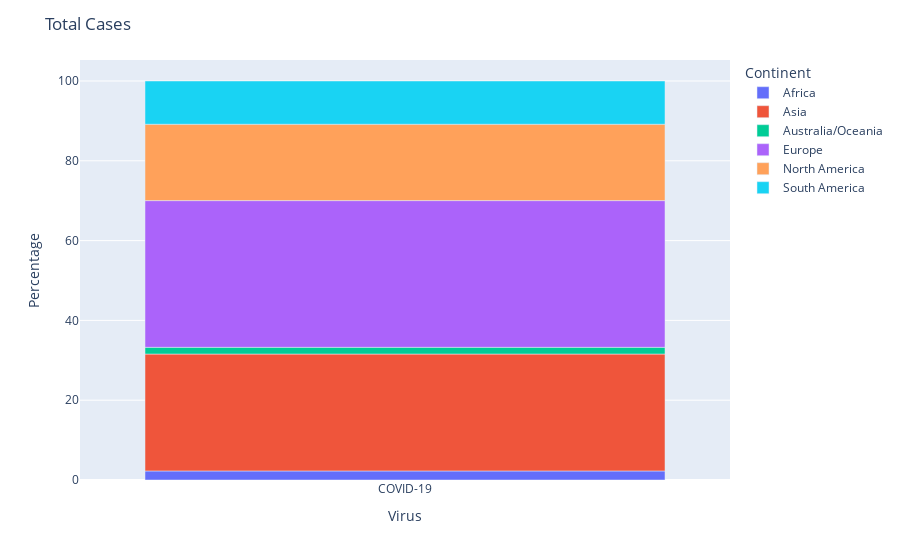
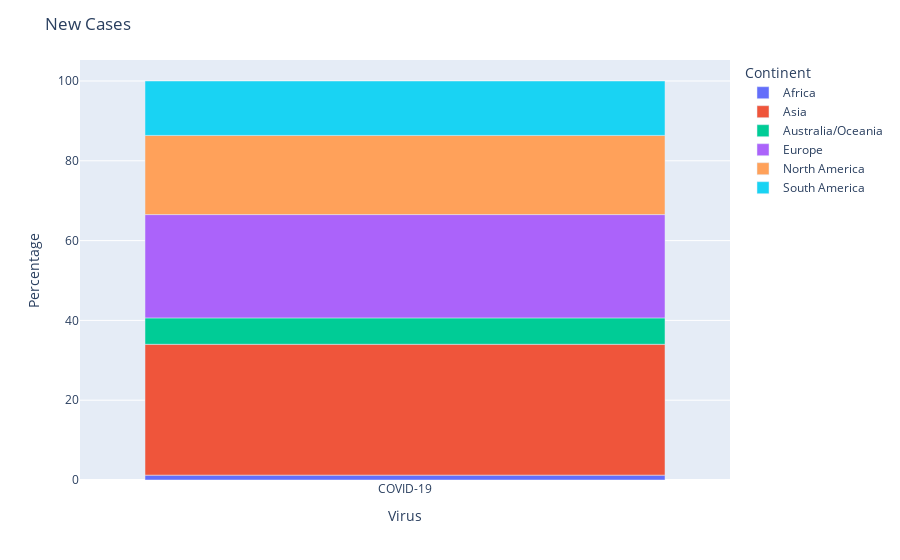
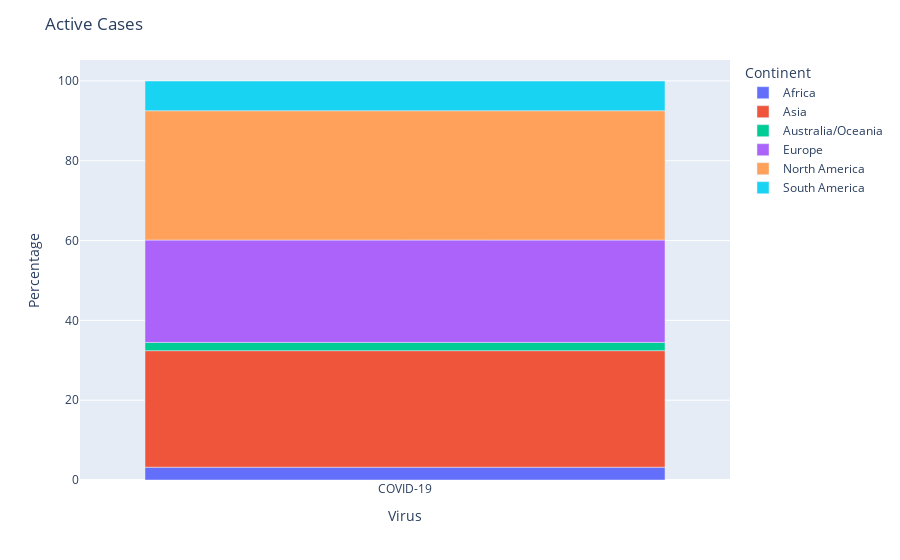
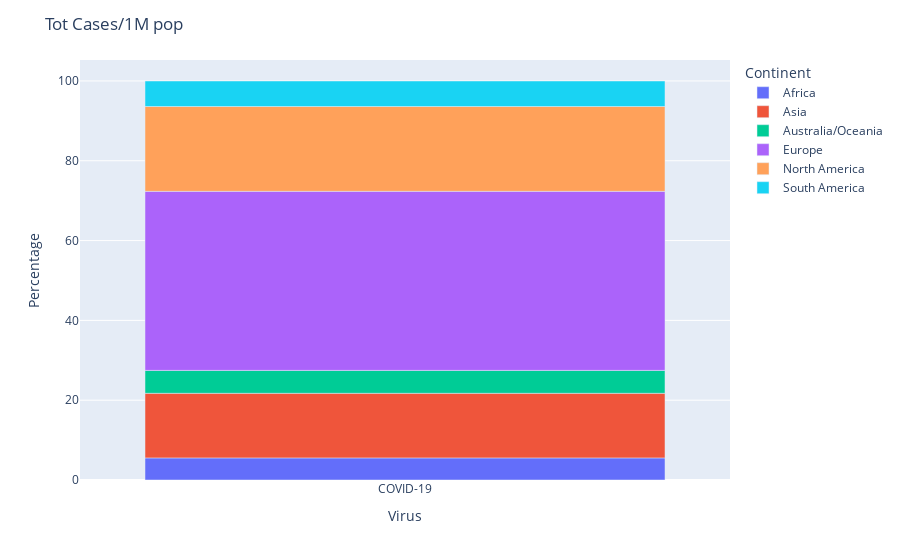

Notebook source saved alongside these figures, in order:
### Code cell
continent_visualization(cases_list)

### Figure 1 — Plotly figure (JSON) as saved in the notebook; plotly's stock layout.template omitted (floating-point values rounded to 4 significant figures)
{"data": [{"alignmentgroup": "True", "customdata": [[12180854]], "hovertemplate": "Continent=Africa<br>Virus=%{x}<br>Percentage=%{y}<br>Total Cases=%{customdata[0]}<extra></extra>", "legendgroup": "Africa", "marker": {"color": "#636efa", "pattern": {"shape": ""}}, "name": "Africa", "offsetgroup": "Africa", "orientation": "v", "showlegend": true, "textposition": "auto", "type": "bar", "x": ["COVID-19"], "xaxis": "x", "y": [2.27], "yaxis": "y"}, {"alignmentgroup": "True", "customdata": [[157107660]], "hovertemplate": "Continent=Asia<br>Virus=%{x}<br>Percentage=%{y}<br>Total Cases=%{customdata[0]}<extra></extra>", "legendgroup": "Asia", "marker": {"color": "#EF553B", "pattern": {"shape": ""}}, "name": "Asia", "offsetgroup": "Asia", "orientation": "v", "showlegend": true, "textposition": "auto", "type": "bar", "x": ["COVID-19"], "xaxis": "x", "y": [29.3], "yaxis": "y"}, {"alignmentgroup": "True", "customdata": [[8999130]], "hovertemplate": "Continent=Australia/Oceania<br>Virus=%{x}<br>Percentage=%{y}<br>Total Cases=%{customdata[0]}<extra></extra>", "legendgroup": "Australia/Oceania", "marker": {"color": "#00cc96", "pattern": {"shape": ""}}, "name": "Australia/Oceania", "offsetgroup": "Australia/Oceania", "orientation": "v", "showlegend": true, "textposition": "auto", "type": "bar", "x": ["COVID-19"], "xaxis": "x", "y": [1.68], "yaxis": "y"}, {"alignmentgroup": "True", "customdata": [[197191597]], "hovertemplate": "Continent=Europe<br>Virus=%{x}<br>Percentage=%{y}<br>Total Cases=%{customdata[0]}<extra></extra>", "legendgroup": "Europe", "marker": {"color": "#ab63fa", "pattern": {"shape": ""}}, "name": "Europe", "offsetgroup": "Europe", "orientation": "v", "showlegend": true, "textposition": "auto", "type": "bar", "x": ["COVID-19"], "xaxis": "x", "y": [36.77], "yaxis": "y"}, {"alignmentgroup": "True", "customdata": [[102617617]], "hovertemplate": "Continent=North America<br>Virus=%{x}<br>Percentage=%{y}<br>Total Cases=%{customdata[0]}<extra></extra>", "legendgroup": "North America", "marker": {"color": "#FFA15A", "pattern": {"shape": ""}}, "name": "North America", "offsetgroup": "North America", "orientation": "v", "showlegend": true, "textposition": "auto", "type": "bar", "x": ["COVID-19"], "xaxis": "x", "y": [19.14], "yaxis": "y"}, {"alignmentgroup": "True", "customdata": [[58137439]], "hovertemplate": "Continent=South America<br>Virus=%{x}<br>Percentage=%{y}<br>Total Cases=%{customdata[0]}<extra></extra>", "legendgroup": "South America", "marker": {"color": "#19d3f3", "pattern": {"shape": ""}}, "name": "South America", "offsetgroup": "South America", "orientation": "v", "showlegend": true, "textposition": "auto", "type": "bar", "x": ["COVID-19"], "xaxis": "x", "y": [10.84], "yaxis": "y"}], "layout": {"barmode": "relative", "legend": {"title": {"text": "Continent"}, "tracegroupgap": 0}, "margin": {"t": 60}, "title": {"text": "Total Cases"}, "xaxis": {"anchor": "y", "domain": [0, 1], "title": {"text": "Virus"}}, "yaxis": {"anchor": "x", "domain": [0, 1], "title": {"text": "Percentage"}}}}

### Figure 2 — Plotly figure (JSON) as saved in the notebook; plotly's stock layout.template omitted (floating-point values rounded to 4 significant figures)
{"data": [{"alignmentgroup": "True", "customdata": [[6949]], "hovertemplate": "Continent=Africa<br>Virus=%{x}<br>Percentage=%{y}<br>New Cases=%{customdata[0]}<extra></extra>", "legendgroup": "Africa", "marker": {"color": "#636efa", "pattern": {"shape": ""}}, "name": "Africa", "offsetgroup": "Africa", "orientation": "v", "showlegend": true, "textposition": "auto", "type": "bar", "x": ["COVID-19"], "xaxis": "x", "y": [1.22], "yaxis": "y"}, {"alignmentgroup": "True", "customdata": [[186433]], "hovertemplate": "Continent=Asia<br>Virus=%{x}<br>Percentage=%{y}<br>New Cases=%{customdata[0]}<extra></extra>", "legendgroup": "Asia", "marker": {"color": "#EF553B", "pattern": {"shape": ""}}, "name": "Asia", "offsetgroup": "Asia", "orientation": "v", "showlegend": true, "textposition": "auto", "type": "bar", "x": ["COVID-19"], "xaxis": "x", "y": [32.79], "yaxis": "y"}, {"alignmentgroup": "True", "customdata": [[37649]], "hovertemplate": "Continent=Australia/Oceania<br>Virus=%{x}<br>Percentage=%{y}<br>New Cases=%{customdata[0]}<extra></extra>", "legendgroup": "Australia/Oceania", "marker": {"color": "#00cc96", "pattern": {"shape": ""}}, "name": "Australia/Oceania", "offsetgroup": "Australia/Oceania", "orientation": "v", "showlegend": true, "textposition": "auto", "type": "bar", "x": ["COVID-19"], "xaxis": "x", "y": [6.62], "yaxis": "y"}, {"alignmentgroup": "True", "customdata": [[147184]], "hovertemplate": "Continent=Europe<br>Virus=%{x}<br>Percentage=%{y}<br>New Cases=%{customdata[0]}<extra></extra>", "legendgroup": "Europe", "marker": {"color": "#ab63fa", "pattern": {"shape": ""}}, "name": "Europe", "offsetgroup": "Europe", "orientation": "v", "showlegend": true, "textposition": "auto", "type": "bar", "x": ["COVID-19"], "xaxis": "x", "y": [25.89], "yaxis": "y"}, {"alignmentgroup": "True", "customdata": [[112810]], "hovertemplate": "Continent=North America<br>Virus=%{x}<br>Percentage=%{y}<br>New Cases=%{customdata[0]}<extra></extra>", "legendgroup": "North America", "marker": {"color": "#FFA15A", "pattern": {"shape": ""}}, "name": "North America", "offsetgroup": "North America", "orientation": "v", "showlegend": true, "textposition": "auto", "type": "bar", "x": ["COVID-19"], "xaxis": "x", "y": [19.84], "yaxis": "y"}, {"alignmentgroup": "True", "customdata": [[77579]], "hovertemplate": "Continent=South America<br>Virus=%{x}<br>Percentage=%{y}<br>New Cases=%{customdata[0]}<extra></extra>", "legendgroup": "South America", "marker": {"color": "#19d3f3", "pattern": {"shape": ""}}, "name": "South America", "offsetgroup": "South America", "orientation": "v", "showlegend": true, "textposition": "auto", "type": "bar", "x": ["COVID-19"], "xaxis": "x", "y": [13.64], "yaxis": "y"}], "layout": {"barmode": "relative", "legend": {"title": {"text": "Continent"}, "tracegroupgap": 0}, "margin": {"t": 60}, "title": {"text": "New Cases"}, "xaxis": {"anchor": "y", "domain": [0, 1], "title": {"text": "Virus"}}, "yaxis": {"anchor": "x", "domain": [0, 1], "title": {"text": "Percentage"}}}}

### Figure 3 — Plotly figure (JSON) as saved in the notebook; plotly's stock layout.template omitted (floating-point values rounded to 4 significant figures)
{"data": [{"alignmentgroup": "True", "customdata": [[453845]], "hovertemplate": "Continent=Africa<br>Virus=%{x}<br>Percentage=%{y}<br>Active Cases=%{customdata[0]}<extra></extra>", "legendgroup": "Africa", "marker": {"color": "#636efa", "pattern": {"shape": ""}}, "name": "Africa", "offsetgroup": "Africa", "orientation": "v", "showlegend": true, "textposition": "auto", "type": "bar", "x": ["COVID-19"], "xaxis": "x", "y": [3.21], "yaxis": "y"}, {"alignmentgroup": "True", "customdata": [[4124113]], "hovertemplate": "Continent=Asia<br>Virus=%{x}<br>Percentage=%{y}<br>Active Cases=%{customdata[0]}<extra></extra>", "legendgroup": "Asia", "marker": {"color": "#EF553B", "pattern": {"shape": ""}}, "name": "Asia", "offsetgroup": "Asia", "orientation": "v", "showlegend": true, "textposition": "auto", "type": "bar", "x": ["COVID-19"], "xaxis": "x", "y": [29.2], "yaxis": "y"}, {"alignmentgroup": "True", "customdata": [[292973]], "hovertemplate": "Continent=Australia/Oceania<br>Virus=%{x}<br>Percentage=%{y}<br>Active Cases=%{customdata[0]}<extra></extra>", "legendgroup": "Australia/Oceania", "marker": {"color": "#00cc96", "pattern": {"shape": ""}}, "name": "Australia/Oceania", "offsetgroup": "Australia/Oceania", "orientation": "v", "showlegend": true, "textposition": "auto", "type": "bar", "x": ["COVID-19"], "xaxis": "x", "y": [2.07], "yaxis": "y"}, {"alignmentgroup": "True", "customdata": [[3623121]], "hovertemplate": "Continent=Europe<br>Virus=%{x}<br>Percentage=%{y}<br>Active Cases=%{customdata[0]}<extra></extra>", "legendgroup": "Europe", "marker": {"color": "#ab63fa", "pattern": {"shape": ""}}, "name": "Europe", "offsetgroup": "Europe", "orientation": "v", "showlegend": true, "textposition": "auto", "type": "bar", "x": ["COVID-19"], "xaxis": "x", "y": [25.65], "yaxis": "y"}, {"alignmentgroup": "True", "customdata": [[4577646]], "hovertemplate": "Continent=North America<br>Virus=%{x}<br>Percentage=%{y}<br>Active Cases=%{customdata[0]}<extra></extra>", "legendgroup": "North America", "marker": {"color": "#FFA15A", "pattern": {"shape": ""}}, "name": "North America", "offsetgroup": "North America", "orientation": "v", "showlegend": true, "textposition": "auto", "type": "bar", "x": ["COVID-19"], "xaxis": "x", "y": [32.41], "yaxis": "y"}, {"alignmentgroup": "True", "customdata": [[1051690]], "hovertemplate": "Continent=South America<br>Virus=%{x}<br>Percentage=%{y}<br>Active Cases=%{customdata[0]}<extra></extra>", "legendgroup": "South America", "marker": {"color": "#19d3f3", "pattern": {"shape": ""}}, "name": "South America", "offsetgroup": "South America", "orientation": "v", "showlegend": true, "textposition": "auto", "type": "bar", "x": ["COVID-19"], "xaxis": "x", "y": [7.45], "yaxis": "y"}], "layout": {"barmode": "relative", "legend": {"title": {"text": "Continent"}, "tracegroupgap": 0}, "margin": {"t": 60}, "title": {"text": "Active Cases"}, "xaxis": {"anchor": "y", "domain": [0, 1], "title": {"text": "Virus"}}, "yaxis": {"anchor": "x", "domain": [0, 1], "title": {"text": "Percentage"}}}}

### Figure 4 — Plotly figure (JSON) as saved in the notebook; plotly's stock layout.template omitted (floating-point values rounded to 4 significant figures)
{"data": [{"alignmentgroup": "True", "customdata": [[1923050]], "hovertemplate": "Continent=Africa<br>Virus=%{x}<br>Percentage=%{y}<br>Tot Cases/1M pop=%{customdata[0]}<extra></extra>", "legendgroup": "Africa", "marker": {"color": "#636efa", "pattern": {"shape": ""}}, "name": "Africa", "offsetgroup": "Africa", "orientation": "v", "showlegend": true, "textposition": "auto", "type": "bar", "x": ["COVID-19"], "xaxis": "x", "y": [5.54], "yaxis": "y"}, {"alignmentgroup": "True", "customdata": [[5615196]], "hovertemplate": "Continent=Asia<br>Virus=%{x}<br>Percentage=%{y}<br>Tot Cases/1M pop=%{customdata[0]}<extra></extra>", "legendgroup": "Asia", "marker": {"color": "#EF553B", "pattern": {"shape": ""}}, "name": "Asia", "offsetgroup": "Asia", "orientation": "v", "showlegend": true, "textposition": "auto", "type": "bar", "x": ["COVID-19"], "xaxis": "x", "y": [16.19], "yaxis": "y"}, {"alignmentgroup": "True", "customdata": [[1992122]], "hovertemplate": "Continent=Australia/Oceania<br>Virus=%{x}<br>Percentage=%{y}<br>Tot Cases/1M pop=%{customdata[0]}<extra></extra>", "legendgroup": "Australia/Oceania", "marker": {"color": "#00cc96", "pattern": {"shape": ""}}, "name": "Australia/Oceania", "offsetgroup": "Australia/Oceania", "orientation": "v", "showlegend": true, "textposition": "auto", "type": "bar", "x": ["COVID-19"], "xaxis": "x", "y": [5.74], "yaxis": "y"}, {"alignmentgroup": "True", "customdata": [[15562939]], "hovertemplate": "Continent=Europe<br>Virus=%{x}<br>Percentage=%{y}<br>Tot Cases/1M pop=%{customdata[0]}<extra></extra>", "legendgroup": "Europe", "marker": {"color": "#ab63fa", "pattern": {"shape": ""}}, "name": "Europe", "offsetgroup": "Europe", "orientation": "v", "showlegend": true, "textposition": "auto", "type": "bar", "x": ["COVID-19"], "xaxis": "x", "y": [44.87], "yaxis": "y"}, {"alignmentgroup": "True", "customdata": [[7373951]], "hovertemplate": "Continent=North America<br>Virus=%{x}<br>Percentage=%{y}<br>Tot Cases/1M pop=%{customdata[0]}<extra></extra>", "legendgroup": "North America", "marker": {"color": "#FFA15A", "pattern": {"shape": ""}}, "name": "North America", "offsetgroup": "North America", "orientation": "v", "showlegend": true, "textposition": "auto", "type": "bar", "x": ["COVID-19"], "xaxis": "x", "y": [21.26], "yaxis": "y"}, {"alignmentgroup": "True", "customdata": [[2215217]], "hovertemplate": "Continent=South America<br>Virus=%{x}<br>Percentage=%{y}<br>Tot Cases/1M pop=%{customdata[0]}<extra></extra>", "legendgroup": "South America", "marker": {"color": "#19d3f3", "pattern": {"shape": ""}}, "name": "South America", "offsetgroup": "South America", "orientation": "v", "showlegend": true, "textposition": "auto", "type": "bar", "x": ["COVID-19"], "xaxis": "x", "y": [6.39], "yaxis": "y"}], "layout": {"barmode": "relative", "legend": {"title": {"text": "Continent"}, "tracegroupgap": 0}, "margin": {"t": 60}, "title": {"text": "Tot Cases/1M pop"}, "xaxis": {"anchor": "y", "domain": [0, 1], "title": {"text": "Virus"}}, "yaxis": {"anchor": "x", "domain": [0, 1], "title": {"text": "Percentage"}}}}
